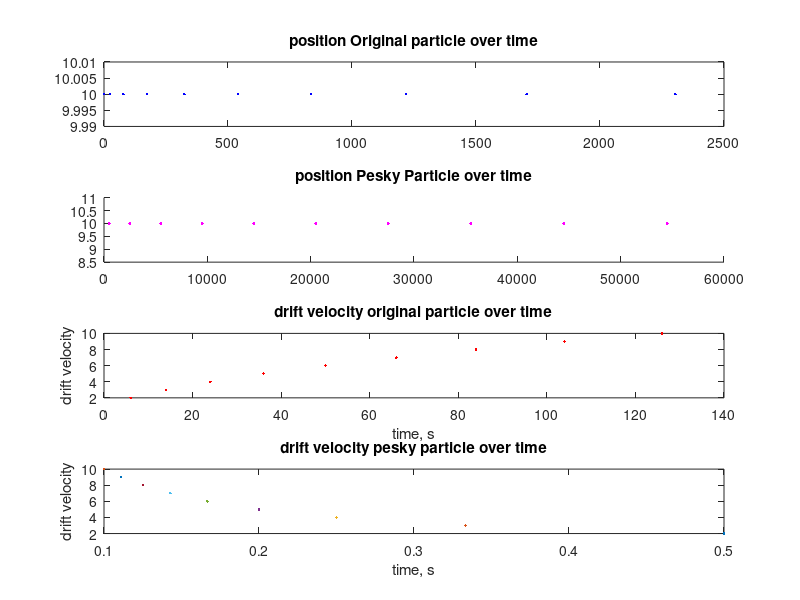

Source code (MATLAB):
%PA #2: part 2

close all
clear
clc

X0(1) = 0; %inital x position
v0(1) = 0; %inital velocity
PeskyParticleX(1) = 500;
PeskyParticleY(1) = 9.999;
PeskyParticleV(1) = 1; %initla velocity 5m/s
Y0 = 10; %inital y position
m1 = 0.5; %mass in kg 
a1 = 6; %acceleration
F1= m1*a1;

m2 = 0.003;

%BearProximity = rand; %randome number from 0 to 1.

ProbScatt = 0.95; % 0.05% chance to scattter


for t =2:10 %for every second starting form 1 to 10s
%    Fy = m*g;
%    Fx = m*BearProximity; %The closer the bear the faster the particle run
    X0(t) = X0(t-1) + F1/m1*t^2;
    v0(t) = v0(t-1) + F1/m1*t;
    
    PeskyParticleX(t) = PeskyParticleX(t-1) + F1/m2*t;
    PeskyParticleV(t) = PeskyParticleV(t-1) + F1/m2*t;
    
    scat = rand(1);
    
   if scat >=ProbScatt
       v0(t) = 0;
       PeskyParticleV(t) = PeskyParticleV(t-1)+7;
   elseif scat <ProbScatt && scat>0.03
       PeskyParticleV(t) = 0; 
   end
    
   DriftV =  sum(v0)/length(v0)
   DriftVPP =  sum(PeskyParticleV)/length(PeskyParticleV)
   
   figure (1)
   subplot(4,1,1)
   plot(X0, Y0, '.b')
   axis([0 2500 9.99 10.01])
   hold on
   title ('position Original particle over time')
   pause(.2)  

   subplot(4,1,2)
   %axis([0 2500 9.99 10.01])
   hold on
   plot(PeskyParticleX, PeskyParticleY, '.m')
   title ('position Pesky Particle over time')
   pause(.2)  
   
   subplot(4,1,3)
   plot (DriftV, t, '.r')
   hold on
   axis([0 140 2 10])
   pause(.2)
   title ('drift velocity original particle over time')
   xlabel('time, s')
   ylabel('drift velocity')
   
   subplot(4,1,4)
   plot (DriftVPP, t) %, '.k')
   hold on
   %axis([0 140 2 10])
   pause(0.2)
   title ('drift velocity pesky particle over time')
   xlabel('time, s')
   ylabel('drift velocity')
   
end

